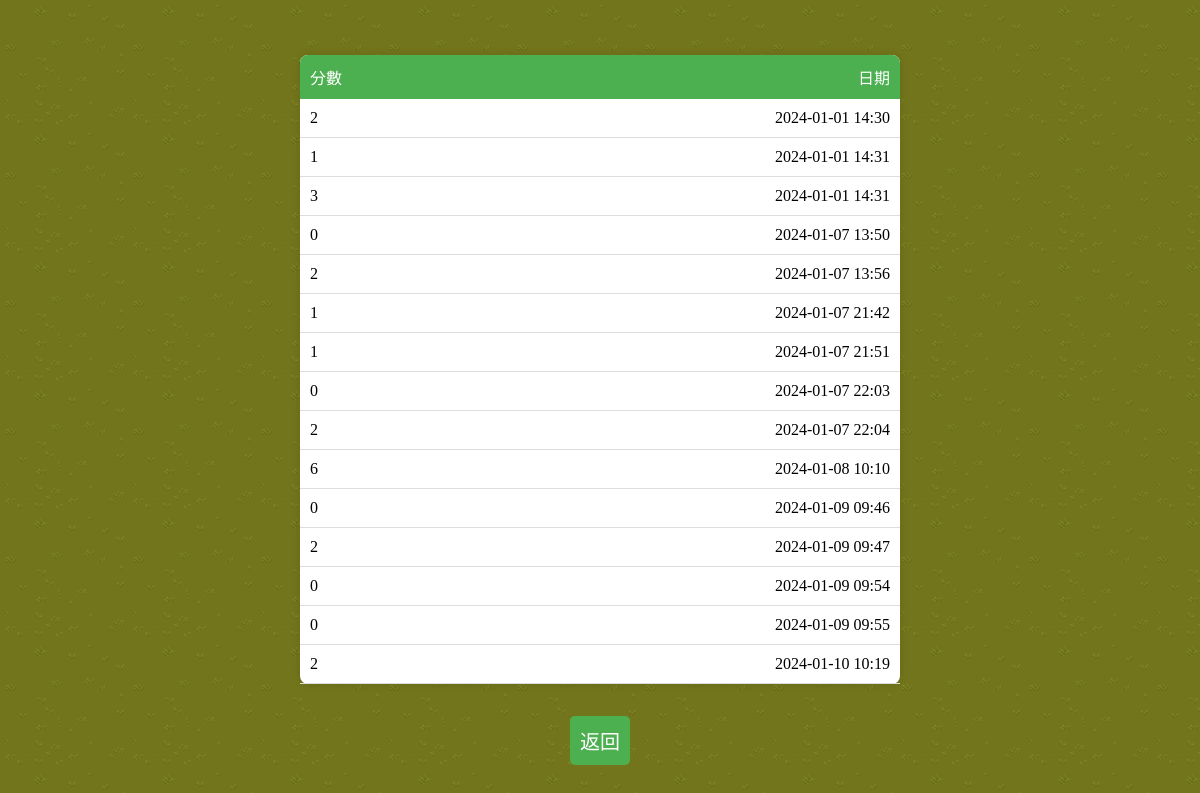
The app's page /record/ (signed in) with its own data.
### record/models.py (models this page shows)
class PlayRecord(models.Model):
    username = models.CharField(max_length=20)
    score = models.IntegerField()
    date = models.DateTimeField()

### record/views.py (the view)
# urls.py: path('', views.show_record, name='show_record'),
@login_required
def show_record(request):
    user_record = PlayRecord.objects.filter(username=request.user.username)
    return render(request, 'play_record.html', {'user_record': user_record})

### record/templates/play_record.html (shortened to what this page needs)
{% load static %}
<!DOCTYPE html>
<html lang="en">
<head>
</head>
<body>
    <div class="record-container">
        <div class="record-header">
            <span>分數</span>
            <span>日期</span>
        </div>
        {% for entry in user_record %}
            <div class="record-entry">
                <span>{{ entry.score }}</span>
                <span>{{ entry.date|date:"Y-m-d H:i" }}</span>
            </div>
        {% endfor %}
    </div>
    <button type="button" id="returnButton">返回</button>
</body>
</html>

### records on screen
PlayRecord: score "2", date "2024-01-01 14:30"
PlayRecord: score "1", date "2024-01-01 14:31"
PlayRecord: score "3", date "2024-01-01 14:31"
PlayRecord: score "0", date "2024-01-07 13:50"
PlayRecord: score "2", date "2024-01-07 13:56"
PlayRecord: score "1", date "2024-01-07 21:42"
PlayRecord: score "1", date "2024-01-07 21:51"
PlayRecord: score "0", date "2024-01-07 22:03"
PlayRecord: score "2", date "2024-01-07 22:04"
PlayRecord: score "6", date "2024-01-08 10:10"
PlayRecord: score "0", date "2024-01-09 09:46"
PlayRecord: score "2", date "2024-01-09 09:47"
PlayRecord: score "0", date "2024-01-09 09:54"
PlayRecord: score "0", date "2024-01-09 09:55"
PlayRecord: score "2", date "2024-01-10 10:19"
